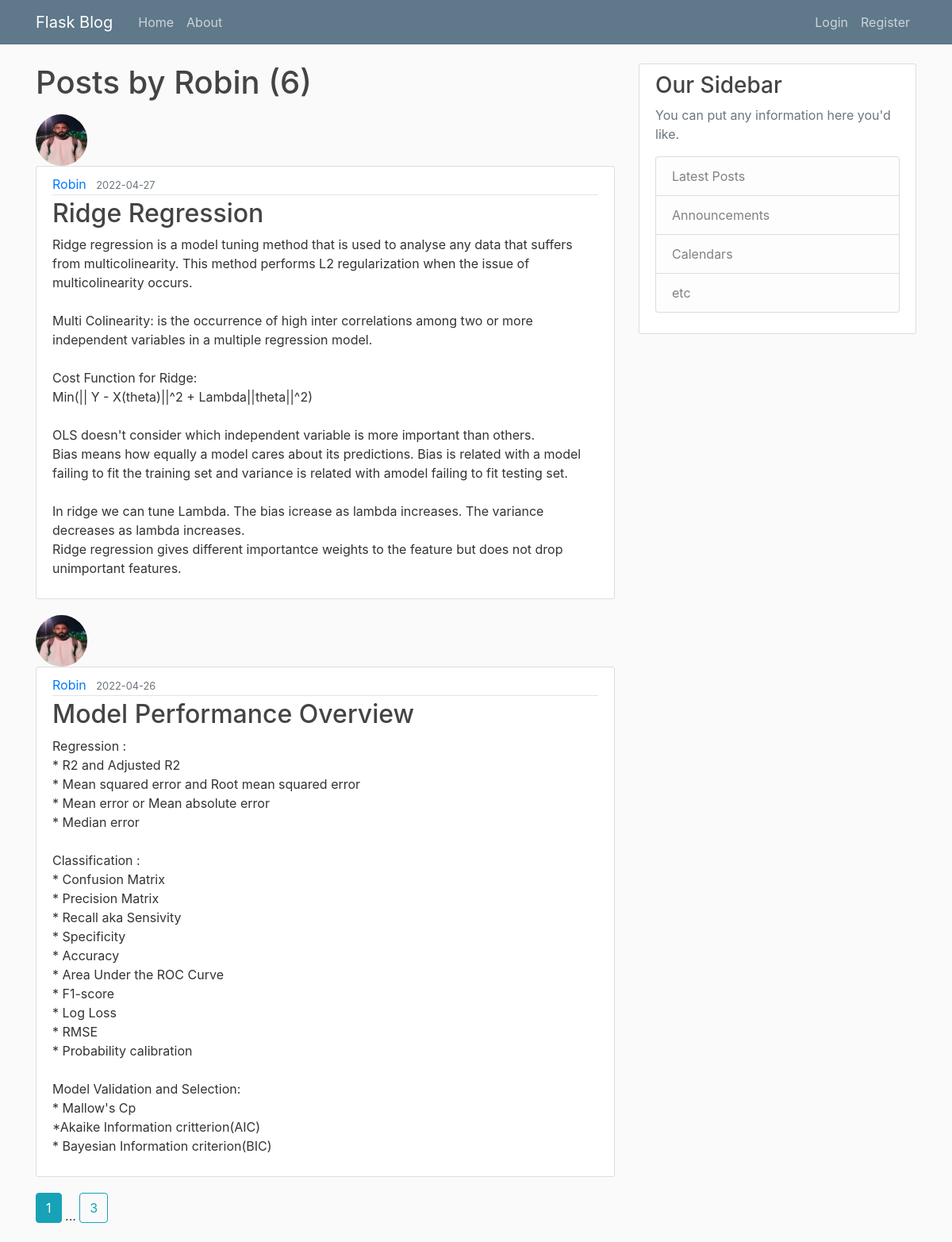
/user/Robin, run on the app's committed database.
### flaskblog/models.py (models this page shows, shortened)
class User(db.Model, UserMixin):
    id = db.Column(db.Integer, primary_key=True)
    username = db.Column(db.String(20), unique=True, nullable=False)
    email = db.Column(db.String(120), unique = True, nullable=False)
    image_file = db.Column(db.String(20), nullable= False, default= 'default.jpg')
    password = db.Column(db.String(60), nullable=False)
    posts = db.relationship('Post', backref='author', lazy=True)

class Post(db.Model):
    id = db.Column(db.Integer, primary_key=True)
    title = db.Column(db.String(100), nullable=False)
    date_posted = db.Column(db.DateTime, nullable=False, default = datetime.utcnow)
    content = db.Column(db.Text, nullable=False)
    user_id = db.Column(db.Integer, db.ForeignKey('user.id'), nullable = False)

### flaskblog/routes.py (the view)
@app.route("/user/<string:username>")
def user_posts(username):
    page = request.args.get('page',1,type=int)
    user = User.query.filter_by(username=username).first_or_404()
    posts = Post.query.filter_by(author=user)\
            .order_by(Post.date_posted.desc())\
            .paginate(page=page,per_page=2)
    return render_template('user_posts.html',posts=posts,user=user)

### flaskblog/templates/user_posts.html
{% extends "layout.html" %}
{% block content %}
    <h1 class="mb-3">Posts by {{ user.username }} ({{ posts.total }})</h1>
    {% for post in posts.items %}
        <img class="rounded-circle article-img" src="{{ url_for('static', filename='profile_pics/' + post.author.image_file) }}">
        <article class="media content-section">
          <div class="media-body">
            <div class="article-metadata">
              <a class="mr-2" href="{{ url_for('user_posts', username=post.author.username) }}">{{ post.author.username }}</a>
              <small class="text-muted">{{ post.date_posted.strftime('%Y-%m-%d') }}</small>
            </div>
            <h2><a class="article-title" href="{{ url_for('post', post_id=post.id) }}">{{ post.title }}</a></h2>
            <p class="article-content">{{ post.content }}</p>
          </div>
        </article>
    {% endfor %}
    {% for page_num in posts.iter_pages(left_edge=1, right_edge=1, left_current=1, right_current=1) %}
        {% if page_num %}
            {% if posts.page == page_num %}
                <a class="btn btn-info mb-4" href="{{ url_for('home',page=page_num) }}">{{ page_num }}</a>
            {% else %}
                <a class="btn btn-outline-info mb-4" href="{{ url_for('home',page=page_num) }}">{{ page_num }}</a>
            {% endif %}
        {% else %}
            ...
        {% endif %}
    {% endfor %}
{% endblock content %}

### flaskblog/static/main.css (style rules this page uses)
body { background: #fafafa; color: #333333; margin-top: 5rem; }
h1, h2, h3, h4, h5, h6 { color: #444444; }
.content-section { background: #ffffff; padding: 10px 20px; border: 1px solid #dddddd; border-radius: 3px; margin-bottom: 20px; }
.article-title { color: #444444; }
.article-content { white-space: pre-line; }
.article-img { height: 65px; width: 65px; margin-right: 16px; }
.article-metadata { padding-bottom: 1px; margin-bottom: 4px; border-bottom: 1px solid #e3e3e3 }

### data on the page
User: username "Robin"
Post: image_file (picture), author.username "Robin", date_posted "2022-04-27", title "Ridge Regression", content "Ridge regression is a model tuning method that is used to analyse any data that suffers from multicolinearity. This method performs L2 regularization when the issue of multicolinearity occurs. Multi Colinearity: is the occurrence of high inter correlations among two or more independent variables in a multiple regression model. Cost Function for Ridge: Min(|| Y - X(theta)||^2 + Lambda||theta||^2) OLS doesn't consider which independent variable is more important than others. Bias means how equally a model cares about its predictions. Bias is related with a model failing to fit the training set and variance is related with amodel failing to fit testing set. In ridge we can tune Lambda. The…"
Post: image_file (picture), author.username "Robin", date_posted "2022-04-26", title "Model Performance Overview", content "Regression : * R2 and Adjusted R2 * Mean squared error and Root mean squared error * Mean error or Mean absolute error * Median error Classification : * Confusion Matrix * Precision Matrix * Recall aka Sensivity * Specificity * Accuracy * Area Under the ROC Curve * F1-score * Log Loss * RMSE * Probability calibration Model Validation and Selection: * Mallow's Cp *Akaike Information critterion(AIC) * Bayesian Information criterion(BIC)"

### other printed values
{{ posts.total }} "6"
{{ page_num }} "1"
{{ page_num }} "3"
